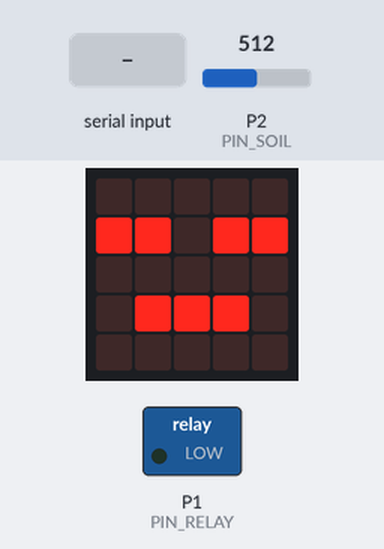
This program was run on a simulated BBC micro:bit running MicroPython. On the bench: the board's 5×5 LED display, switched loads named in the program (green lamp = pin HIGH). The test bench sets the inputs (shaded band); at power-on: P2 (PIN_SOIL) = 512 (analog values on the 0–1023 scale).

Above: at 1.2 s.
1.3 s: P2 (PIN_SOIL) set to 840
3.2 s: P2 (PIN_SOIL) set to 867
At 5.2 s:
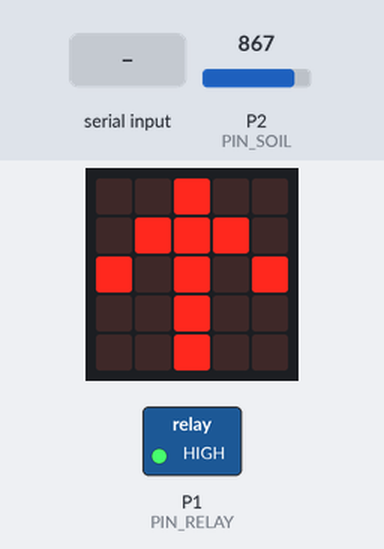
5.5 s: "CMD:STOP\n" received over the second serial link
At 6.3 s:
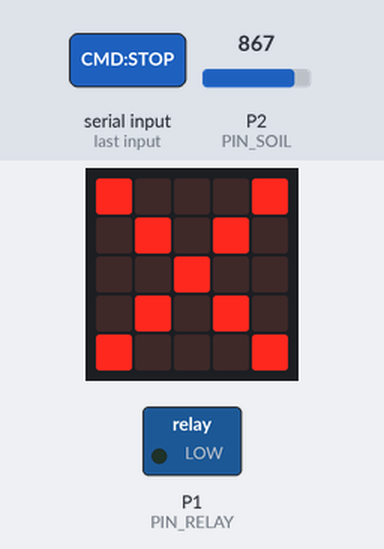
7.0 s: "CMD:RESUME\n" received over the second serial link
At 7.8 s:
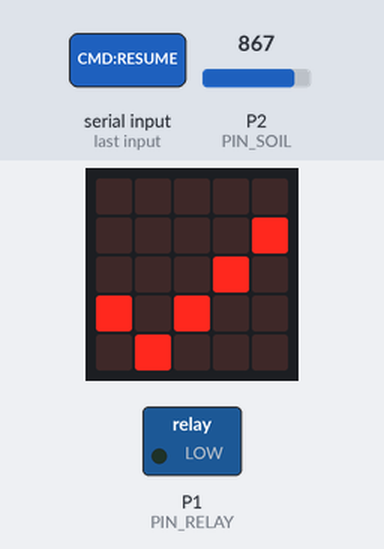
9.5 s: P2 (PIN_SOIL) set to 718
11.2 s: P2 (PIN_SOIL) set to 692
At 13.0 s:
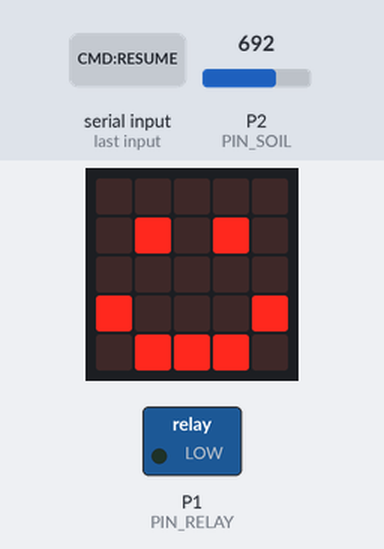
Timing chart, 0 to 14.5 s (numbered marks = the images above; inputs shaded):
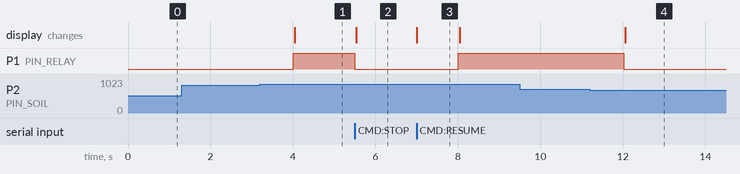

The program:

main.py
```python
"""
Smart Auto-Watering System - micro:bit V2 Core Controller
Language: MicroPython
Author: Innovation Project Advisor & IoT Engineer
Description: ควบคุมการรดน้ำแปลงเกษตรอัตโนมัติ พร้อมระบบความปลอดภัย Timeout 60s และสื่อสาร UART กับ ESP32 แบบ Non-blocking
"""
from microbit import *
import utime

# ================= 📌 กำหนดขาเชื่อมต่อ (Pin Assignment) =================
PIN_SOIL = pin2       # เซนเซอร์วัดความชื้นในดิน (Analog IN: 0 - 1023)
PIN_RELAY = pin1      # ควบคุมโมดูลรีเลย์ (Digital OUT: 1 = ON, 0 = OFF)
PIN_DHT = pin0        # เซนเซอร์อุณหภูมิและความชื้น DHT11

# กำหนดพอร์ตสื่อสาร UART (P8 = TX ส่งข้อมูล, P14 = RX รับคำสั่ง)
uart.init(baudrate=9600, tx=pin8, rx=pin14)

# ================= ⚙️ ค่าคงที่และเกณฑ์การทำงาน (Thresholds) =================
SOIL_DRY_THRESHOLD = 850      # ค่าอ่านได้ > 850 แสดงว่าดินแห้ง ต้องเริ่มรดน้ำ
SOIL_WET_THRESHOLD = 700      # ค่าอ่านได้ < 700 แสดงว่าดินชุ่มชื้นพอแล้ว หยุดรดน้ำ
MAX_PUMP_TIME_MS = 60000      # Fail-safe: ตัดการทำงานหากปั๊มเปิดต่อเนื่องเกิน 60 วินาที
LOOP_INTERVAL_MS = 2000       # รอบการทำงานหลักทุกๆ 2 วินาที (Non-blocking)

# ================= 🚦 ตัวแปรสถานะระบบ (State Variables) =================
is_pumping = False
pump_start_time = 0
last_loop_time = 0
emergency_stop = False

# สั่งปิดรีเลย์เริ่มต้นเพื่อความปลอดภัย
PIN_RELAY.write_digital(0)
display.show(Image.ASLEEP)

def send_telemetry(header, soil_val):
    """ฟังก์ชันส่งข้อมูล telemetry ผ่าน UART ให้ ESP32"""
    msg = "{}:{}\n".format(header, soil_val)
    uart.write(msg)

# ================= 🔄 ลูปหลักของโปรแกรม (Main Loop) =================
while True:
    current_time = utime.ticks_ms()

    # 1. รับและประมวลผลคำสั่งฉุกเฉินจาก ESP32 ผ่าน UART
    if uart.any():
        raw_cmd = uart.readline()
        if raw_cmd:
            try:
                cmd_str = str(raw_cmd, 'UTF-8').strip()
                if "CMD:STOP" in cmd_str:
                    # กรณีน้ำในถังแห้ง บังคับปิดปั๊มทันที
                    PIN_RELAY.write_digital(0)
                    is_pumping = False
                    emergency_stop = True
                    display.show(Image.NO)
                    send_telemetry("STATUS:FORCED_STOP", PIN_SOIL.read_analog())
                elif "CMD:RESUME" in cmd_str:
                    # ปลดล็อกสถานะฉุกเฉินเมื่อเติมน้ำเรียบร้อย
                    emergency_stop = False
                    display.show(Image.YES)
            except Exception:
                pass

    # 2. ระบบป้องกันความปลอดภัย: ตรวจสอบเวลาทำงานต่อเนื่องของปั๊ม (Pump Timeout Protection)
    if is_pumping:
        elapsed_time = utime.ticks_diff(current_time, pump_start_time)
        if elapsed_time >= MAX_PUMP_TIME_MS:
            # ปิดปั๊มทันทีและเข้าสู่โหมดหยุดฉุกเฉิน
            PIN_RELAY.write_digital(0)
            is_pumping = False
            emergency_stop = True
            display.show(Image.SKULL)
            send_telemetry("ALERT:ERROR_TIMEOUT", PIN_SOIL.read_analog())

    # 3. ตรวจสอบเงื่อนไขการรดน้ำอัตโนมัติทุกๆ 2 วินาที (Non-blocking Scheduler)
    if utime.ticks_diff(current_time, last_loop_time) >= LOOP_INTERVAL_MS:
        last_loop_time = current_time
        soil_value = PIN_SOIL.read_analog()

        # ทำงานเฉพาะตอนที่ไม่ได้ติดสถานะหยุดฉุกเฉิน
        if not emergency_stop:
            # เงื่อนไขเริ่มรดน้ำ: ดินแห้ง (> 850) และปั๊มยังไม่ทำงาน
            if soil_value > SOIL_DRY_THRESHOLD and not is_pumping:
                PIN_RELAY.write_digital(1)
                is_pumping = True
                pump_start_time = utime.ticks_ms()
                display.show(Image.ARROW_N)
                send_telemetry("ALERT:START", soil_value)

            # เงื่อนไขหยุดรดน้ำ: ดินชื้นพอแล้ว (< 700) และปั๊มเปิดอยู่
            elif soil_value < SOIL_WET_THRESHOLD and is_pumping:
                PIN_RELAY.write_digital(0)
                is_pumping = False
                display.show(Image.HAPPY)
                send_telemetry("ALERT:DONE", soil_value)

            # ส่ง Heartbeat Telemetry ปกติ
            current_pump_label = "PUMP_ON" if is_pumping else "IDLE"
            send_telemetry("DATA:" + current_pump_label, soil_value)
```

Measured:
- the behaviour switches between 850 and 851 on P2 (PIN_SOIL) (found by bisection; images 0 and 1)
- the behaviour switches between 700 and 699 on P2 (PIN_SOIL) (found by bisection; images 3 and 4)
- after the input at 1.3 s, every drawn part: stays the same
- after the input at 3.2 s, P1 (PIN_RELAY): LOW → HIGH after 0.81 s; the display: changes after 0.85 s (image 1)
- after the input at 5.5 s, P1 (PIN_RELAY): HIGH → LOW at once; the display: changes at once (image 2)
- after the input at 7.0 s, P1 (PIN_RELAY): LOW → HIGH after 1.0 s; the display: changes at once (image 3)
- after the input at 9.5 s, every drawn part: stays the same
- after the input at 11.2 s, P1 (PIN_RELAY): HIGH → LOW after 0.82 s; the display: changes after 0.86 s (image 4)
- what the display in image 3 shows lasts 1.1 s, from 7.0 s to 8.1 s
